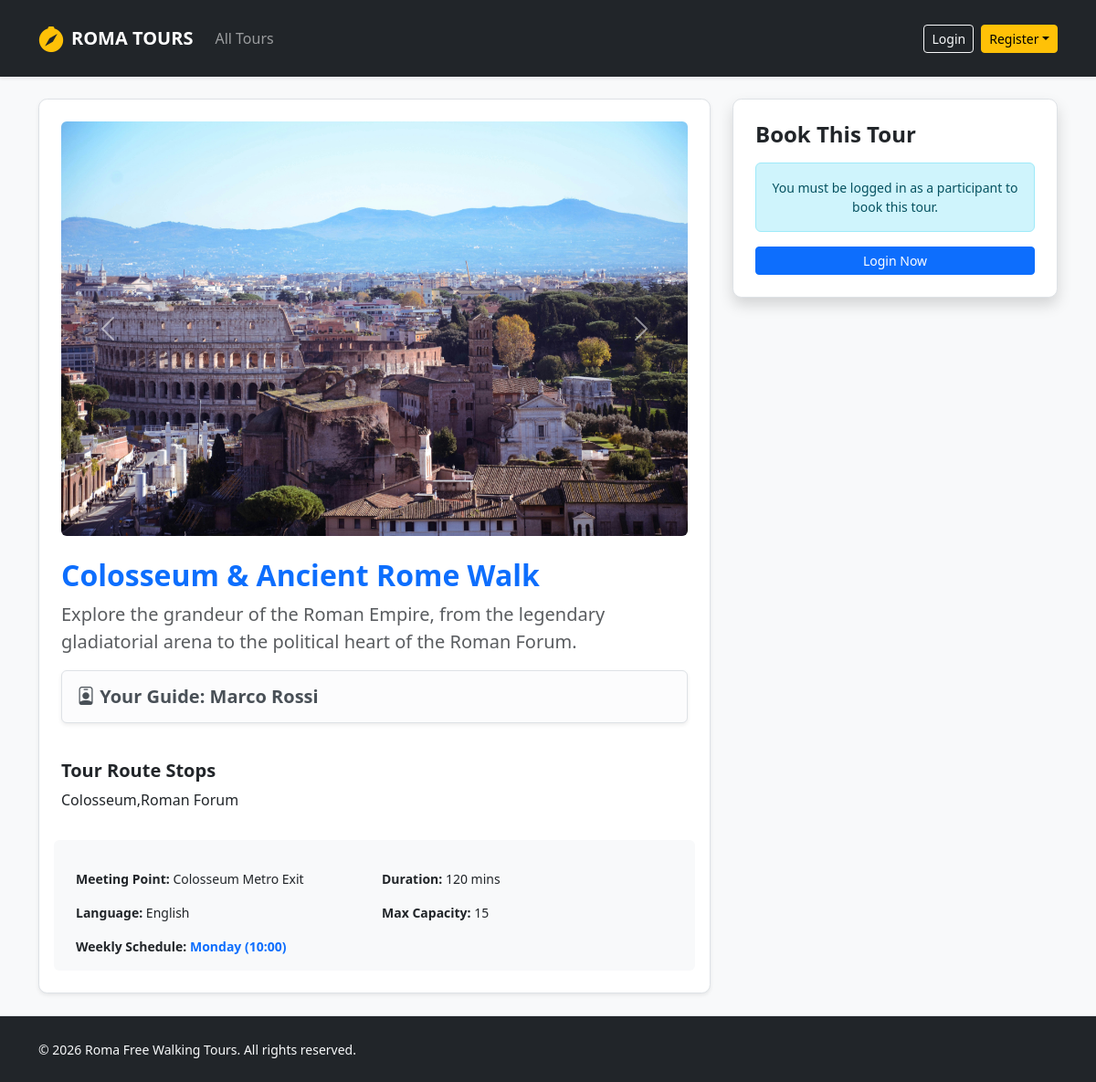
The app's page /tour/detail/1 with its own data.
### tables this page shows
CREATE TABLE tours (
            id INTEGER PRIMARY KEY AUTOINCREMENT,
            guide_id INTEGER NOT NULL,
            title TEXT NOT NULL,
            meeting_point TEXT NOT NULL,
            duration INTEGER NOT NULL,
            language TEXT NOT NULL,
            max_participants INTEGER NOT NULL,
            description TEXT NOT NULL,
            stops TEXT NOT NULL,
            photos TEXT NOT NULL,
            FOREIGN KEY (guide_id) REFERENCES users(id) ON DELETE CASCADE
        );

CREATE TABLE users (
            id INTEGER PRIMARY KEY AUTOINCREMENT,
            name TEXT NOT NULL,
            surname TEXT NOT NULL,
            email TEXT UNIQUE NOT NULL,
            password TEXT NOT NULL,
            role TEXT CHECK(role IN ('guide', 'participant', 'administrator')) NOT NULL,
            languages TEXT
        );

### routes/participant_routes.py (the view)
@participant_bp.route("/tour/detail/<int:tour_id>")
def tour_detail(tour_id):
    tour = tours_dao.get_tour_by_id(tour_id)
    if not tour:
        flash("Tour not found.", "danger")
        return redirect(url_for("home"))
    photos_list = tour['photos'].split(',') if tour['photos'] else []
    return render_template("tour_detail.html", tour=tour, photos=photos_list)

### dao/tours_dao.py (called while the page is built)
def get_tour_by_id(p_tour_id):
    query = """
        SELECT t.*, u.name as guide_name, u.surname as guide_surname,
               GROUP_CONCAT(ts.day_of_week || ' (' || ts.start_time || ')', ', ') as schedule,
               CASE WHEN tr.id IS NOT NULL THEN 1 ELSE 0 END as is_reported
        FROM tours t
        LEFT JOIN tour_schedule ts ON t.id = ts.tour_id
        JOIN users u ON t.guide_id = u.id
        LEFT JOIN tour_reports tr ON t.id = tr.tour_id
        WHERE t.id = ?
        GROUP BY t.id
    """
    conn = sqlite3.connect(DB_FILE_PATH)
    conn.row_factory = sqlite3.Row
    cursor = conn.cursor()
    cursor.execute(query, (p_tour_id,))
    tour = cursor.fetchone()
    conn.close()
    return tour

### templates/tour_detail.html (shortened to what this page needs)
{% extends 'base.html' %}
{% block content %}
<div class="col-md-8">
  <div class="card shadow-sm border p-4 mb-4">
    <div id="tourCarousel" class="carousel slide mb-4" data-bs-ride="carousel">
      <div class="carousel-inner">
        {% for photo in photos %}
        <div class="carousel-item {{ 'active' if loop.first }}">
          <img src="{{ url_for('static', filename='images/' + photo.strip()) }}"
               class="d-block w-100 rounded"
               alt="Tour Photo">
        </div>
        {% endfor %}
      </div>
      <button class="carousel-control-prev" type="button" data-bs-target="#tourCarousel" data-bs-slide="prev">
        <span class="carousel-control-prev-icon"></span>
      </button>
      <button class="carousel-control-next" type="button" data-bs-target="#tourCarousel" data-bs-slide="next">
        <span class="carousel-control-next-icon"></span>
      </button>
    </div>
    <h2 class="text-primary fw-bold">{{ tour.title }}</h2>
    <p class="lead text-muted">{{ tour.description }}</p>
    <div class="alert alert-light border shadow-sm">
        <h5 class="fw-bold mb-0">
            <i class="bi bi-person-badge"></i> Your Guide: {{ tour.guide_name }} {{ tour.guide_surname }}
        </h5>
    </div>
    <h5 class="mt-4 fw-bold">Tour Route Stops</h5>
    <p>{{ tour.stops }}</p>
    <div class="row g-3 mt-3 bg-light p-3 rounded small">
      <div class="col-6"><strong>Meeting Point:</strong> {{ tour.meeting_point }}</div>
      <div class="col-6"><strong>Duration:</strong> {{ tour.duration }} mins</div>
      <div class="col-6"><strong>Language:</strong> {{ tour.language }}</div>
      <div class="col-6"><strong>Max Capacity:</strong> {{ tour.max_participants }}</div>
      <div class="col-12">
          <strong>Weekly Schedule:</strong>
          <span class="text-primary fw-bold">{{ tour.schedule if tour.schedule else 'No schedule set' }}</span>
      </div>
    </div>
  </div>
</div>
<div class="col-md-4">
  <div class="card shadow border p-4">
    <h4 class="fw-bold mb-3">Book This Tour</h4>
    {% if current_user.is_authenticated and current_user.role == 'participant' %}
    <form action="{{ url_for('participant.book_tour', tour_id=tour.id) }}" method="POST">
      <div class="mb-3">
        <label for="txt_date" class="form-label small fw-bold">Choose Date</label>
        <input type="date" class="form-control" name="txt_date" id="txt_date" required>
        <script>
        // Users cannot choose past date
        document.getElementById('txt_date').min = new Date().toISOString().split('T')[0];
        </script>
        </div>
      <div class="mb-3">
        <label for="txt_count" class="form-label small fw-bold">Additional Guests</label>
        <select class="form-select" name="txt_count" id="txt_count" onchange="generateInputs()">
          <option value="0">Just Me (0 extra)</option>
          <option value="1">+1 Guest</option>
          <option value="2">+2 Guests</option>
          <option value="3">+3 Guests</option>
        </select>
      </div>
      <div id="nameInputs" class="mb-3"></div>
      <button type="submit" class="btn btn-success w-100 py-2 fw-bold shadow-sm">Confirm Booking</button>
    </form>
    {% elif current_user.is_authenticated %}
      <div class="alert alert-warning small text-center">Only logged-in participants can make a booking.</div>
    {% else %}
      <div class="alert alert-info small text-center mb-3">You must be logged in as a participant to book this tour.</div>
      <a href="{{ url_for('auth.login') }}" class="btn btn-primary w-100 btn-sm">Login Now</a>
    {% endif %}
  </div>
</div>
{% endblock %}

### static/css/styles.css (style rules this page uses)
body { background-color: #f8f9fa; font-family: 'Segoe UI', Tahoma, Geneva, Verdana, sans-serif; font-size: 1rem; }
.card { border: none; border-radius: 0.6rem; transition: transform 0.2s ease, box-shadow 0.2s ease; }

### records on screen
tours: title "Colosseum & Ancient Rome Walk", description "Explore the grandeur of the Roman Empire, from the legendary gladiatorial arena to the political heart of the Roman Forum.", stops "Colosseum,Roman Forum", meeting_point "Colosseum Metro Exit", duration "120", language "English", max_participants "15"
users: guide_name "Marco", guide_surname "Rossi"

### other values on screen
{{ tour.schedule if tour.schedule else 'No schedule set' }} "Monday (10:00)"
